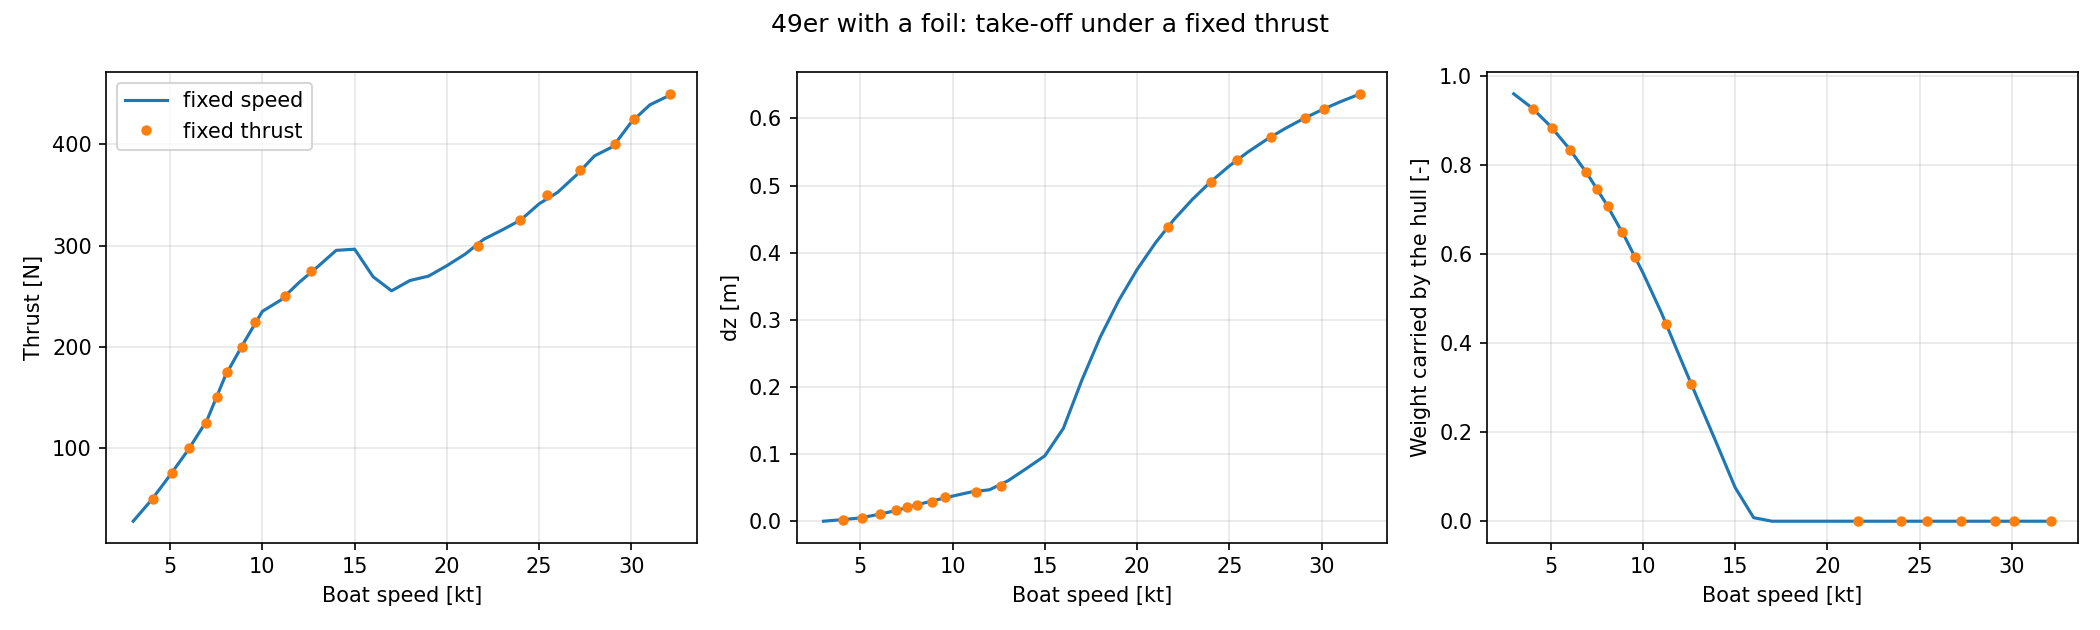

Write Python code to recreate this figure.
# -*- coding: utf-8 -*-
"""
Take-off of a foiling 49er: from displacement to flying, under a fixed thrust.

The 49er hull, daggerboard and rudder carry a horizontal foil at the tip of the
daggerboard. A thrust along +x stands for the drive of the rig, so that the
problem has only 2 dofs:
    - Fx: the thrust balances the drag of the hull and the appendages (boat speed),
    - Fz: the weight is carried by the buoyancy, the hull dynamic lift and the foil (immersion dz).
Heel, trim and leeway are held at zero, and the moments are not balanced.

Ride height control: with a fixed incidence, a deep foil gives the same lift at
any height, so once the hull is dry nothing in Fz depends on dz and the problem
is singular (the first version of this example stopped converging there). As
the wand of a foiling Moth does with a flap, the incidence of the whole foil here
decreases linearly as the boat rises, which sets the flying height.

Two sweeps, each solve starting from the previous one:
1. Fixed thrusts from 50 to 450 N, solving stw and dz (Fx, Fz). Every solve
   converges, in 3 to 15 iterations, but the speed jumps between 275 and 300 N,
   from 12.6 to 21.7 kt: the drag falls once the hull leaves the water (the
   take-off hump, 297 N at 15 kt, then 255 N at 17 kt), so for some thrusts there
   are three equilibria and the thrust sweep jumps from the displacement branch
   to the flying one.
2. Fixed speeds from 3 to 32 kt, solving dz (Fz) and reading the thrust needed.
   This follows the whole curve continuously through the lift-off, in 2 to 9
   iterations per solve.

When flying, the daggerboard and the rudder cross the free surface, where the
density of each strip blends from water to air over about 1 cm
(``FREE_SURFACE_TRANSITION``). Each strip that leaves the water is a small step
in the drag. With 10 sections the steps made the drag curve non-monotonic, and 2
of the fixed thrusts did not converge. With 25 (``N_SECTIONS``) they all do. No
free surface effect on the foil, ventilation or cavitation is modelled.

PLACEHOLDERS, NOT SOURCED: the foil (span, chord, section, incidence, position),
the ride height control, and the mass, which is the 200.5 kg of
``49er_sailboat_object.py``.
"""
import matplotlib.pyplot as plt
import numpy as onp

import archibald.numpy as np
from archibald.dynamics.hydro import holtrop, dsyhs
from archibald.geometry import Hull, Sailboat, WingXSec, Fin, Appendage, Airfoil
from archibald.optimization import Opti
from archibald.performance import OperatingPoint
from archibald.toolbox.geom_utils import dxf_to_le_chords
from archibald.weights import MassProperties


#%% SETTINGS

THRUSTS = onp.arange(50., 451., 25.)    # fixed thrusts of the first sweep [N]
SPEEDS = onp.arange(3., 32.1, 1.)       # fixed boat speeds of the second sweep [kt]

# PLACEHOLDER foil, at the tip of the daggerboard (leading edge at x 2.11 m, z -1.163 m)
FOIL_SPAN = 1.2         # [m]
FOIL_CHORD = 0.16       # [m]
FOIL_LE = [2.05, 0., -1.163]

# PLACEHOLDER ride height control: the incidence decreases linearly as the boat rises
FOIL_INCIDENCE = 4.     # nose up, to the hull baseline, at dz = 0 [deg]
WAND_GAIN = 5.          # incidence lost per metre of rise [deg/m]

N_SECTIONS = 25         # sections of the daggerboard and the rudder, which cross the free surface when flying

MASS = 200.5            # PLACEHOLDER, as in 49er_sailboat_object.py [kg]

resistance_method = {
    "Rf": dsyhs.compute_Rf_dsyhs,
    "Rw": dsyhs.compute_Rw_dsyhs,
    "Rtr": holtrop.compute_Rtr_holtrop,
}


#%% MODEL

def make_boat(incidence):
    """The 49er hull, daggerboard, rudder and foil, with the foil at an incidence [deg] that may be symbolic."""
    fins = []
    for name in ("dagger", "rudder"):
        le, chords = dxf_to_le_chords(f"data/49er_data/{name}.dxf", N_SECTIONS)
        fins.append(
            Fin(
                name=name,
                xsecs=[
                    WingXSec(
                        xyz_le=xyz,
                        chord=c,
                        airfoil=Airfoil("e836"),
                        twist=0.,
                    )
                    for xyz, c in zip(le, chords)
                ],
            )
        )

    # Symmetric section, so the order of the sections does not set the side of the lift
    foil = Fin(
        name="foil",
        xsecs=[
            WingXSec(
                xyz_le=[FOIL_LE[0], y, FOIL_LE[2]],
                chord=FOIL_CHORD,
                airfoil=Airfoil("naca0012"),
                twist=0.,
            )
            for y in onp.linspace(FOIL_SPAN / 2, -FOIL_SPAN / 2, 9)
        ],
    )
    fins.append(
        foil.rotate_local(
            angle_deg=-incidence,  # a negative rotation about +y raises the leading edge
            axis=[0., 1., 0.],
            origin=FOIL_LE,
        )
    )

    return Sailboat(
        name="49er",
        hulls=[Hull(name="hull", mesh="data/49er_data/hull.stl")],
        appendages=[Appendage(name="49er_appendages", fins=fins)],
        masses=[MassProperties(mass=MASS, x_cg=2., y_cg=0., z_cg=1.)],
    )


def compute_forces(boat, op_point):
    """Weight, buoyancy, hull and appendage forces; returns the total torsor."""
    boat.compute_weight(op_point)
    boat.compute_buoyancy(op_point)
    boat.compute_resistance(
        op_point,
        method=resistance_method,
        Csternchoice=1,
        Bulbchoice=0,
    )
    boat.compute_hydrodynamics(op_point)
    return boat.compute_torsor(op_point)


def hull_share(boat):
    """Fraction of the weight carried by the hull (buoyancy and dynamic lift)."""
    return (boat.forces["Fb"][0, 2] + boat.forces["Fh"][0, 2]) / (MASS * 9.81)


#%% SWEEP 1: FIXED THRUST, SOLVE SPEED AND IMMERSION

opti = Opti()

thrust = opti.parameter(THRUSTS[0])                                     # [N]
stw = opti.variable(init_guess=4., lower_bound=0.5, upper_bound=45.)    # boat speed [kt]
dz = opti.variable(init_guess=0., lower_bound=-0.3, upper_bound=1.5)    # immersion, positive lifts the boat [m]
incidence = FOIL_INCIDENCE - WAND_GAIN * dz

boat = make_boat(incidence)
Ftot, Mtot = compute_forces(boat, OperatingPoint(stw=stw, dz=dz))
Ftot = Ftot + np.reshape(np.array([thrust, 0., 0.]), (1, 3))

residuals = Sailboat.equilibrium_residuals(Ftot, Mtot, dofs=["Fx", "Fz"], force_scale=100.)
opti.subject_to([residual == 0. for residual in residuals.values()])

print("Sweep 1: fixed thrust")
print(f"{'thrust [N]':>10} {'stw [kt]':>9} {'dz [m]':>8} {'inc [deg]':>9} {'hull [%]':>9} {'iter':>5}")
fixed_thrust = []
for value in THRUSTS:
    sol = opti.solve(parameter_mapping={thrust: value}, verbose=False, max_iter=100, behavior_on_failure="return_last")
    stats = sol.stats()
    fixed_thrust.append((value, sol(stw), sol(dz), sol(hull_share(boat)), stats["success"]))
    print(f"{value:10.0f} {sol(stw):9.2f} {sol(dz):8.3f} {sol(incidence):9.2f} {100 * sol(hull_share(boat)):9.1f} "
          f"{stats['iter_count']:5d}" + ("" if stats["success"] else "  NOT CONVERGED"))
    opti.set_initial_from_sol(sol, initialize_duals=False)
fixed_thrust = onp.array(fixed_thrust, dtype=float)


#%% SWEEP 2: FIXED SPEED, SOLVE IMMERSION, READ THE THRUST NEEDED

opti = Opti()

stw = opti.parameter(SPEEDS[0])                                         # boat speed [kt]
dz = opti.variable(init_guess=0., lower_bound=-0.3, upper_bound=1.5)    # immersion, positive lifts the boat [m]
incidence = FOIL_INCIDENCE - WAND_GAIN * dz

boat = make_boat(incidence)
Ftot, Mtot = compute_forces(boat, OperatingPoint(stw=stw, dz=dz))
thrust_needed = -Ftot[0, 0]

residuals = Sailboat.equilibrium_residuals(Ftot, Mtot, dofs=["Fz"], force_scale=100.)
opti.subject_to([residual == 0. for residual in residuals.values()])

print("\nSweep 2: fixed speed")
print(f"{'stw [kt]':>9} {'thrust [N]':>10} {'dz [m]':>8} {'inc [deg]':>9} {'hull [%]':>9} {'iter':>5}")
fixed_speed = []
for value in SPEEDS:
    sol = opti.solve(parameter_mapping={stw: value}, verbose=False, max_iter=100, behavior_on_failure="return_last")
    stats = sol.stats()
    fixed_speed.append((sol(thrust_needed), value, sol(dz), sol(hull_share(boat)), stats["success"]))
    print(f"{value:9.1f} {sol(thrust_needed):10.1f} {sol(dz):8.3f} {sol(incidence):9.2f} "
          f"{100 * sol(hull_share(boat)):9.1f} {stats['iter_count']:5d}" + ("" if stats["success"] else "  NOT CONVERGED"))
    opti.set_initial_from_sol(sol, initialize_duals=False)
fixed_speed = onp.array(fixed_speed, dtype=float)


#%% DRAWING

fig, axes = plt.subplots(1, 3, figsize=(14, 4.2))
for ax, column, label in zip(axes, (0, 2, 3), ("Thrust [N]", "dz [m]", "Weight carried by the hull [-]")):
    for data, style, name in ((fixed_speed, "-", "fixed speed"), (fixed_thrust, "o", "fixed thrust")):
        ok = data[:, 4] > 0.5
        ax.plot(data[ok, 1], data[ok, column], style, markersize=4, label=name)
        if (~ok).any():
            ax.plot(data[~ok, 1], data[~ok, column], "x", color="red", label=f"{name}, not converged")
    ax.set_xlabel("Boat speed [kt]")
    ax.set_ylabel(label)
    ax.grid(True, alpha=0.3)
axes[0].legend()
fig.suptitle("49er with a foil: take-off under a fixed thrust")
fig.tight_layout()
fig.savefig("49er_foiling.png", dpi=150)
plt.show()
